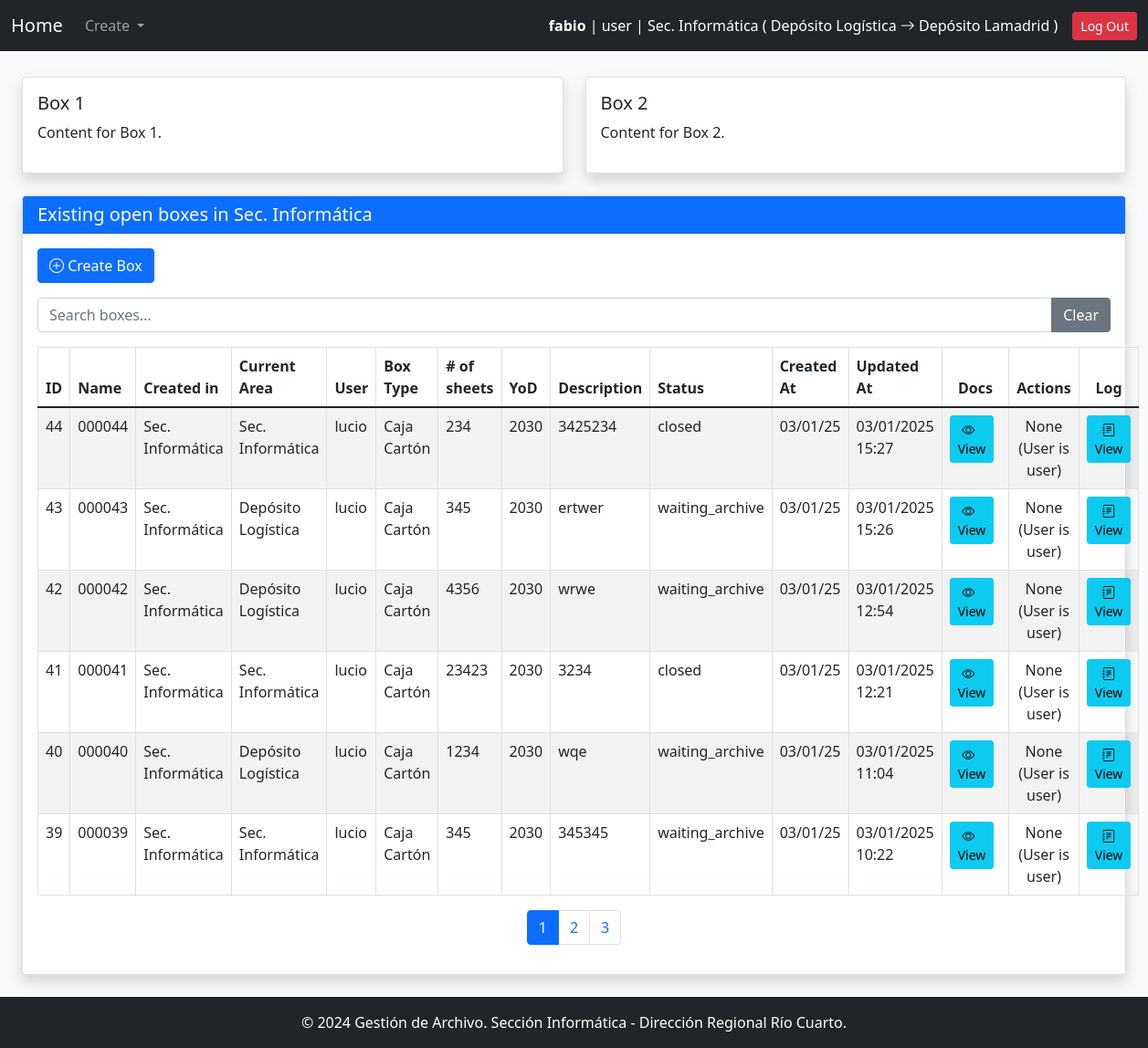
The page /main/ (signed in) on the database its author committed.
### gestion_archivo_app/models.py (models this page shows, shortened)
class User(AbstractUser):
    ROLE_CHOICES = [
        ('user', 'User'),
        ('manager', 'Manager'),
        ('archive_responsible', 'Archive Responsible'),
        ('admin', 'System Administrator')
    ]
    role = models.CharField(max_length=32, choices=ROLE_CHOICES)
    area = models.ForeignKey('Area', on_delete=models.PROTECT, verbose_name="User Area")
    deposit = models.ForeignKey(
        'Area',
        on_delete=models.PROTECT,
        default=get_default_archive,
        verbose_name="Archive",
        related_name='deposits'
    )
    objects = UserManager()
    USERNAME_FIELD = 'username'
    REQUIRED_FIELDS = ['first_name', 'last_name', 'role']

class Area(models.Model):
    code = models.CharField(max_length=30, unique=True, verbose_name="Area Code")
    name = models.CharField(max_length=100, unique=True, verbose_name="Area Name")
    description = models.TextField(blank=True, null=True, verbose_name="Description")
    is_deposit = models.BooleanField(default=False, verbose_name="Is Deposit")
    def __str__(self):
        return self.name

class Box(models.Model):
    STATUS_CHOICES = [
        ('open', 'Open'),
        ('closed', 'Closed'),
        ('waiting_close', 'Waiting for Close'),
        ('waiting_archive', 'Waiting for Archive'),
        ('accepted_archive', 'Accepted by Archive Responsible'),
        ('archived', 'In Archive'),
    ]
    name = models.CharField(max_length = 10, primary_key=False, verbose_name="Box Name", null=False, blank=False, unique=True)
    box_type = models.ForeignKey(BoxType, on_delete=models.PROTECT, related_name="boxes")
    description = models.TextField(blank=True, null=True, verbose_name="Box Description")
    user = models.ForeignKey(settings.AUTH_USER_MODEL, on_delete=models.PROTECT, related_name="boxes")
    area = models.ForeignKey(Area, on_delete=models.PROTECT, related_name="boxes")
    status = models.CharField(max_length=32, choices=STATUS_CHOICES, default='open')
    id = models.AutoField(primary_key=True, verbose_name="Box ID")  # Auto-incremental ID
    creation_date = models.DateTimeField(auto_now_add=True, verbose_name="Creation Date")
    update_date =  models.DateTimeField(auto_now=True)
    close_date = models.DateTimeField(blank=True, null=True, default=None, verbose_name="Close Date")
    destruction_year = models.PositiveSmallIntegerField(
        choices=[(0,'Never')] + [(year, str(year)) for year in range(get_current_year(), get_current_year() + 500)],
        verbose_name="Destruction Year"
    )
    current_area = models.ForeignKey(Area, on_delete=models.PROTECT, related_name="current_boxes", verbose_name="Current Area")
    total_sheets = models.PositiveIntegerField(default=0)

class BoxType(models.Model):
    name = models.CharField(max_length=100, unique=True, verbose_name="Box Type")
    description = models.TextField(blank=True, null=True, verbose_name="Description")

### gestion_archivo_app/views.py (the view)
# urls.py: path('main/', main, name='main'),
@login_required
def main(request):
    user_area = request.user.area
    user_deposit = request.user.deposit
    user_role = request.user.role
    if user_role == 'admin':
        items = Box.objects.all().order_by('-name')
    elif user_role == 'archive_responsible':
        items = Box.objects.filter(Q(current_area=user_area) | Q(current_area=user_deposit)).order_by('-name')
    else:
        items = Box.objects.filter(area=user_area).order_by('-name')
    return render(request, "main.html", {"items": items})

### gestion_archivo_app/context_processors.py (called while the page is built)
def system_config(request):
    try:
        pagination_limit = int(SystemConfigKeyValues.objects.get(key="pagination_limit").value)
    except SystemConfigKeyValues.DoesNotExist:
        pagination_limit = 10  # Valor por defecto
    try:
        default_archive_code = SystemConfigKeyValues.objects.get(key="default_archive_code").value
    except SystemConfigKeyValues.DoesNotExist:
        default_archive_code = "AADE_ARCHIVE"  # Valor por defecto
    try:
        config_name_org = SystemConfigKeyValues.objects.get(key="config_name_org").value
    except SystemConfigKeyValues.DoesNotExist:
        config_name_org = "Define config_name_org"  # Valor por defecto
    return {
        "pagination_limit": pagination_limit,
        "default_archive_code": default_archive_code,
        "config_name_org": config_name_org
    }

def archive_responsible_area(request):
    if request.user.is_authenticated and hasattr(request.user, 'deposit'):
        try:
            archive_responsible = User.objects.filter(
                role='archive_responsible',
                deposit=request.user.deposit
            ).first()
            return {'archive_responsible_area': archive_responsible.area if archive_responsible else None}
        except Exception as e:
            print(f"Error in archive_responsible_area context processor: {e}")
    return {'archive_responsible_area': None}

### gestion_archivo_app/templates/main.html (shortened to what this page needs)
{% extends "base.html" %}
{% block content %}
<div class="container-fluid mt-4">
    <div class="row">
        <div class="col-md-6">
            <div class="card shadow">
                <div class="card-body">
                    <h5 class="card-title">Box 1</h5>
                    <p>Content for Box 1.</p>
                </div>
            </div>
        </div>
        <div class="col-md-6">
            <div class="card shadow">
                <div class="card-body">
                    <h5 class="card-title">Box 2</h5>
                    <p>Content for Box 2.</p>
                </div>
            </div>
        </div>
    </div>
    <div class="row mt-4">
        <div class="col-12">
            <div class="card shadow">
                <div class="card-header bg-primary text-white">
                    <h5 class="mb-0">Existing open boxes in {{ user.area.name }}</h5>
                </div>
                <div class="card-body">
                    <div class="mb-3">
                        <a href="{% url 'create_box' %}" class="btn btn-primary">
                            <i class="bi bi-plus-circle"></i> Create Box
                        </a>
                    </div>
                    <div class="mb-3">
                        <div class="input-group">
                            <input type="text" id="searchInputId" class="form-control" placeholder="Search boxes...">
                            <button type="button" class="btn btn-secondary" onclick="clearSearch()">Clear</button>
                        </div>
                    </div>
                    <table class="table table-bordered table-striped mt-3" id="tableId">
                        <thead>
                            <tr>
                                <th onclick="sortTable(0)">ID </th>
                                <th onclick="sortTable(1)">Name </th>
                                <th onclick="sortTable(2)">Created in</th>
                                <th onclick="sortTable(3)">Current Area</th>
                                <th onclick="sortTable(4)">User </th>
                                <th onclick="sortTable(5)">Box Type </th>
                                <th onclick="sortTable(6)"># of sheets </th>
                                <th onclick="sortTable(7)">YoD </th>
                                <th onclick="sortTable(8)">Description </th>
                                <th onclick="sortTable(9)">Status </th>
                                <th onclick="sortTable(10)">Created At </th>
                                <th onclick="sortTable(11)">Updated At </th>
                                <th class="text-center">Docs</th>
                                <th class="text-center">Actions</th>
                                <th class="text-center">Log</th>
                            </tr>
                        </thead>
                        <tbody id="tableBodyId">
                            {% for item in items %}
                                <tr>
                                    <td>{{ item.id }}</td>
                                    <td>{{ item.name }}</td>
                                    <td>{{ item.area.name }}</td>
                                    <td>{{ item.current_area.name }}</td>
                                    <td>{{ item.user.username }}</td>
                                    <td>{{ item.box_type.name }}</td>
                                    <td>{{ item.total_sheets }}</td>
                                    <td>{{ item.destruction_year }}</td>
                                    <td>{{ item.description }}</td>
                                    <td>{{ item.status }}</td>
                                    <td>{{ item.creation_date|date:"d/m/y" }}</td>
                                    <td>{{ item.update_date|date:"d/m/Y H:i"  }}</td>
                                    {% if item.status == 'open' %}
                                        {% if user.role == 'manager' or user.role == 'user' %}
                                            <td class="text-center">
                                                <a href="{% url 'edit_box_documentation' item.id %}" class="btn btn-sm btn-warning me-2">
                                                    <i class="bi bi-pencil-square"></i> &nbsp; Edit
                                                </a>
                                            </td>
                                        {% else %}
                                            <td class="text-center">
                                                <a href="{% url 'edit_box_documentation' item.id %}" class="btn btn-sm btn-info me-2">
                                                    <i class="bi bi-eye"></i> &nbsp; View
                                                </a>
                                            </td>
                                        {% endif %}
                                    {% else %}
                                        <td class="text-center">
                                            <a href="{% url 'edit_box_documentation' item.id %}" class="btn btn-sm btn-info me-2">
                                                <i class="bi bi-eye"></i> &nbsp; View
                                            </a>
                                        </td>
                                    {% endif %}
                                    <td class="text-center">
                                        {% if item.total_sheets == 0 %}
                                            No actions available (No sheets)
                                        {% elif user.role == 'user' %}
                                            None (User is user)
                                        {% else %}
                                            User is admin or Archive responsible
                                        {% endif %}
                                    </td>
                                    <td class="text-center">
                                        <a href="{% url 'box_logs' item.id %}" class="btn btn-sm btn-info">
                                            <i class="bi bi-journal-text"></i> View
                                        </a>
                                    </td>
                                </tr>
                            {% endfor %}
                        </tbody>
                    </table>
                    <nav class="mt-3">
                        <ul class="pagination justify-content-center" id="tableBodyIdPagination">
                        </ul>
                    </nav>
                </div>
            </div>
        </div>
    </div>
</div>
{% load static %}
{% endblock %}

### gestion_archivo_app/templates/base.html (shortened to what this page needs)
<!DOCTYPE html>
<html lang="en">
<head>
    {% load static %}
    <link href="https://cdn.jsdelivr.net/npm/bootstrap-icons/font/bootstrap-icons.css" rel="stylesheet">
<link rel="stylesheet" href="https://cdn.jsdelivr.net/npm/bootstrap@5.1.3/dist/css/bootstrap.min.css" />
<link rel="stylesheet" href="https://cdn.jsdelivr.net/npm/select2@4.1.0-rc.0/dist/css/select2.min.css" />
<link rel="stylesheet" href="https://cdn.jsdelivr.net/npm/select2-bootstrap-5-theme@1.3.0/dist/select2-bootstrap-5-theme.min.css" />
<link rel="stylesheet" href="https://cdn.jsdelivr.net/npm/select2-bootstrap-5-theme@1.3.0/dist/select2-bootstrap-5-theme.rtl.min.css" />
</head>
<body class="bg-light" a>
    <nav class="navbar navbar-expand-lg navbar-dark bg-dark">
        <div class="container-fluid">
            <a class="navbar-brand" href="{% url 'main' %}">Home</a>
            <div class="collapse navbar-collapse" id="navbarNav">
                <ul class="navbar-nav me-auto">
                    <li class="nav-item dropdown">
                        <a class="nav-link dropdown-toggle" href="#" id="createDropdown" role="button" data-bs-toggle="dropdown" aria-expanded="false">
                            Create
                        </a>
                    </li>
                </ul>
            </div>
                <div class="d-flex align-items-center">
                    {% if user.is_authenticated %}
                        <span class="text-white me-3">
                            <strong>{{ user.username }}</strong> | {{ user.role }} | {{ user.area.name }} ( {{ archive_responsible_area }} <i class="bi bi-arrow-right"></i> {{ user.deposit.name }} )
                        </span>
                        <a href="{% url 'logout' %}" class="btn btn-danger btn-sm">Log Out</a>
                    {% else %}
                        <a href="{% url 'login' %}" class="btn btn-success btn-sm">Log In</a>
                    {% endif %}
                </div>
            </div>
    </nav>
    <div class="container-fluid py-4" style='margin-top:-20px' >
        {% block content %}{% endblock %}
    </div>
    <footer class="bg-dark text-white text-center py-3 mt-auto">
        <p class="mb-0">&copy; 2024 Gestión de Archivo. Sección Informática - Dirección Regional Río Cuarto.</p>
    </footer>
</body>
</html>

### gestion_archivo_app/templates/base.html (style rules this page uses)
html { scroll-behavior:auto; }

### rows shown on the page
User: username "fabio", role "user", area.name "Sec. Informática", deposit.name "Depósito Lamadrid"
Area: name "Depósito Logística"
Box: id "44", name "000044", area.name "Sec. Informática", current_area.name "Sec. Informática", user.username "lucio", box_type.name "Caja Cartón", total_sheets "234", destruction_year "2030", description "3425234", status "closed", creation_date "03/01/25", update_date "03/01/2025 15:27", shows "None (User is user)"
Box: id "43", name "000043", area.name "Sec. Informática", current_area.name "Depósito Logística", user.username "lucio", box_type.name "Caja Cartón", total_sheets "345", destruction_year "2030", description "ertwer", status "waiting_archive", creation_date "03/01/25", update_date "03/01/2025 15:26", shows "None (User is user)"
Box: id "42", name "000042", area.name "Sec. Informática", current_area.name "Depósito Logística", user.username "lucio", box_type.name "Caja Cartón", total_sheets "4356", destruction_year "2030", description "wrwe", status "waiting_archive", creation_date "03/01/25", update_date "03/01/2025 12:54", shows "None (User is user)"
Box: id "41", name "000041", area.name "Sec. Informática", current_area.name "Sec. Informática", user.username "lucio", box_type.name "Caja Cartón", total_sheets "23423", destruction_year "2030", description "3234", status "closed", creation_date "03/01/25", update_date "03/01/2025 12:21", shows "None (User is user)"
Box: id "40", name "000040", area.name "Sec. Informática", current_area.name "Depósito Logística", user.username "lucio", box_type.name "Caja Cartón", total_sheets "1234", destruction_year "2030", description "wqe", status "waiting_archive", creation_date "03/01/25", update_date "03/01/2025 11:04", shows "None (User is user)"
Box: id "39", name "000039", area.name "Sec. Informática", current_area.name "Sec. Informática", user.username "lucio", box_type.name "Caja Cartón", total_sheets "345", destruction_year "2030", description "345345", status "waiting_archive", creation_date "03/01/25", update_date "03/01/2025 10:22", shows "None (User is user)"
